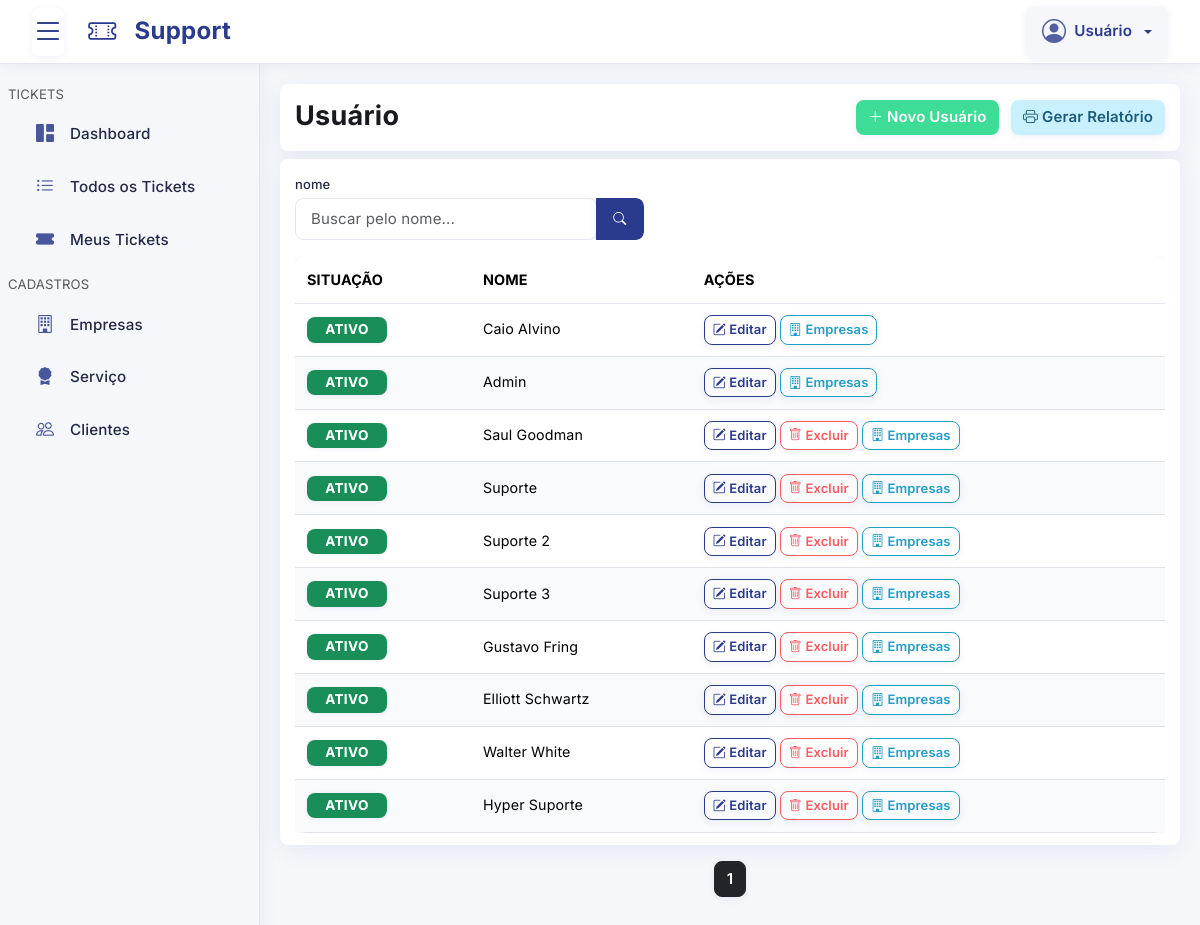
Page /pages/usuario/index.php on the earlier database version.
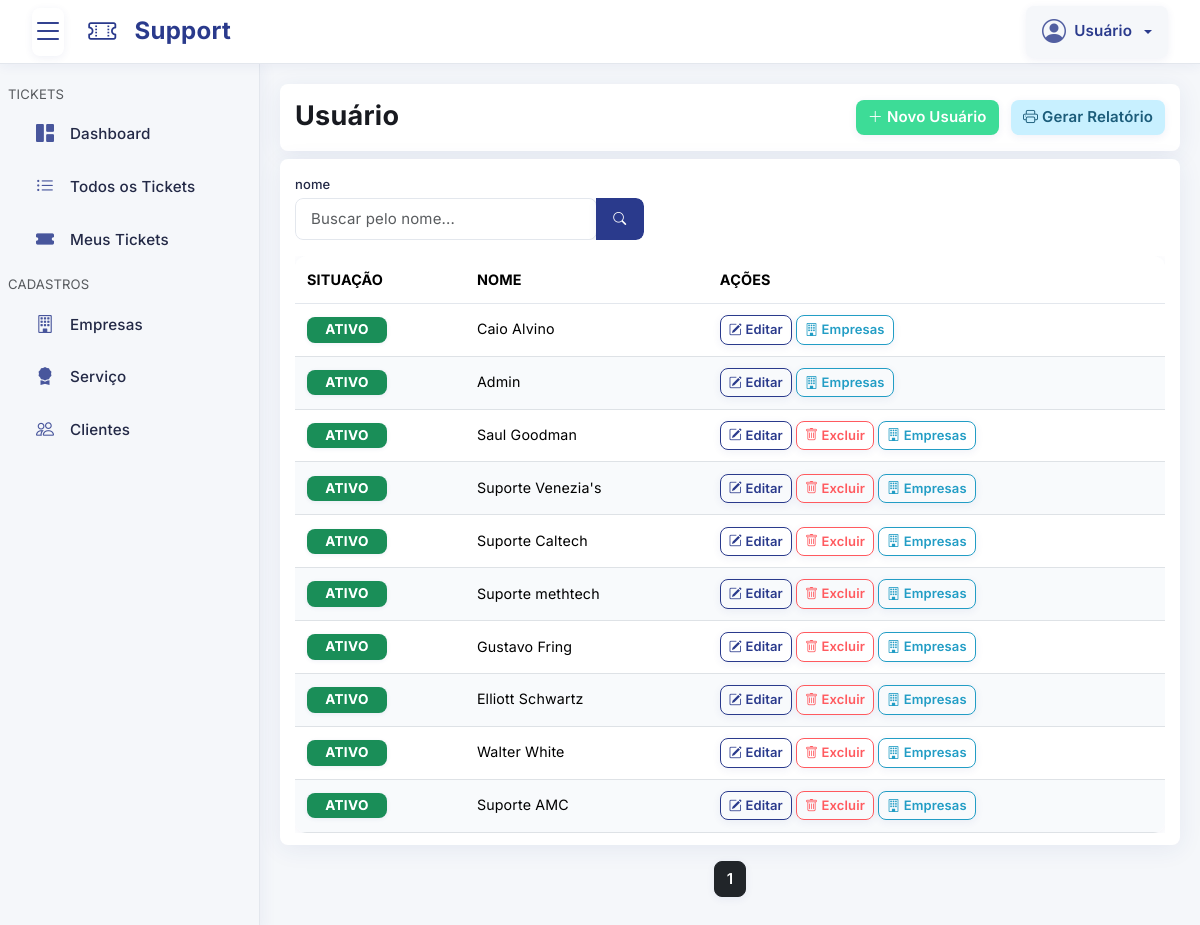
Same page on the later database version.
### tables this page shows
CREATE TABLE `usuario` (
  `id` int NOT NULL,
  `grupo_id` int NOT NULL,
  `nome` varchar(255) NOT NULL,
  `email` varchar(255) NOT NULL,
  `senha` varchar(255) NOT NULL,
  `token` varchar(255) DEFAULT NULL COMMENT 'TOKEN PARA VALIDAÇÕES',
  `situacao` tinyint(1) NOT NULL DEFAULT '1' COMMENT '0 = INATIVO ou 1 = ATIVO',
  `cadastrado` timestamp NULL DEFAULT CURRENT_TIMESTAMP,
  `alterado` timestamp NULL DEFAULT CURRENT_TIMESTAMP ON UPDATE CURRENT_TIMESTAMP
);

### config/Database.php (called while the page is built, shortened)
<?php
class Database
{
    private $host = "tcc-db-phpmyadmin.a5b4kx.easypanel.host";
    private $dbName = "support-ticket-manager";
    private $username = "alvino";
    private $password = "WQDThX9tbD";
    private $charset = "utf8mb4";
    private $pdo;
    private function connect()
    {
        $dsn = "mysql:host={$this->host};port=3306;dbname={$this->dbName};charset={$this->charset}";
        try {
            $this->pdo = new PDO(
                $dsn,
                $this->username,
                $this->password,
                array(PDO::MYSQL_ATTR_INIT_COMMAND => "SET NAMES utf8")
            );
            $this->pdo->setAttribute(PDO::ATTR_ERRMODE, PDO::ERRMODE_EXCEPTION);
            $this->pdo->setAttribute(PDO::ATTR_DEFAULT_FETCH_MODE, PDO::FETCH_ASSOC);
        } catch (PDOException $e) {
            $this->error = $e->getMessage();
            die("Erro ao conectar ao banco de dados: {$this->error}");
        }
    }
    public function getConnection()
    {
        try {
            return $this->pdo;
        } catch (PDOException $e) {
            $this->error = $e->getMessage();
            die("Erro ao conectar ao banco de dados: {$this->error}");
        }
    }
}

### config/Usuario.php (called while the page is built, shortened)
<?php
class Usuario
{
    private $db;
    public function __construct($db)
    {
        $this->db = $db;
    }
    public function index(array $parametros = array())
    {
        try {
            $nome = $parametros["nome"] ?? null;
            $situacao = $parametros["situacao"] ?? null;
            $pagina     = isset($parametros["pagina"]) ? (int)$parametros["pagina"] : 1;
            $limite     = isset($parametros["limite"]) ? (int)$parametros["limite"] : 10;
            $where = array();
            $params = array();
            $query = "SELECT * FROM `usuario`";
            $queryCount = "SELECT COUNT(*) as total FROM `usuario`";
            $query .= " ORDER BY `id` ASC";
            if ($limite !== null && $limite > 0) {
                $offset = ($pagina - 1) * $limite;
                $query .= " LIMIT $limite OFFSET $offset";
            }
            $stmt = $this->db->prepare($query);
            $stmtCount = $this->db->prepare($queryCount);
            $stmt->execute();
            $stmtCount->execute();
            $resultados = $stmt->fetchAll(PDO::FETCH_OBJ);
            $total = (int)$stmtCount->fetchColumn();
            $paginacao = array(
                "pagina" => $pagina,
                "limite" => $limite,
                "total" => $total,
                "total_paginas" => max(1, (int)ceil($total / $limite))
            );
            return array(
                "resultados" => $resultados,
                "paginacao" => $paginacao
            );
        } catch (\Throwable $th) {
            return array(
                "erro" => $th->getMessage() . " -> " . $th->getLine(),
                "resultados" => [],
                "paginacao" => array(
                    "pagina" => 1,
                    "limite" => 100,
                    "total" => 0,
                    "total_paginas" => 1
                )
            );
        }
    }
}

### pages/usuario/index.php (the view, shortened to what the changed rows need)
<?php include("../template/topo.php"); ?>
<?php
$nome = isset($_GET['nome']) ? $_GET['nome'] : NULL;
$pagina = isset($_GET["pagina"]) ? $_GET["pagina"] : 1;
$relatorio = isset($_GET['relatorio']) ? $_GET['relatorio'] : 0;
$limiteConsulta = ($relatorio == 1) ? null : 15;
$indexRegistros = $classUsuario->index([
    "nome" => $nome,
    "pagina" => $pagina,
    "limite" => $limiteConsulta
]);
$registros = $indexRegistros["resultados"];
?>
<header class="sessao">
    <div class="row">
        <div class="col-xl-6 col-lg-6 col-md-6 col-sm-12 col-12 my-1">
            <h1 class="titulo">Usuário</h1>
        </div>
    </div>
</header>
<div class="sessao">
    <?php if (count($registros) == 0): ?>
        <div class="alert alerta-sem-cadastrar text-center py-4" role="alert">
            <div class="mb-3">
                <i class="bi bi-people fs-1"></i>
            </div>
            <h5 class="fw-bold">Nenhum usuário encontrado</h5>
            <p class="mb-0">Confira se os dados estão corretos ou cadastre um novo usuário.</p>
        </div>
    <?php else: ?>
        <div class="table-responsive">
            <table class="table table-hover">
                <thead>
                    <tr>
                        <th>Situação</th>
                        <th>Nome</th>
                        <th class="nao-mostrar-impressao">Ações</th>
                    </tr>
                </thead>
                <tbody>
                    <?php foreach ($registros as $registro): ?>
                        <?php if (is_object($registro)): ?>
                            <tr class="<?php echo isset($focu_empresa_id) && $registro->id == $focu_empresa_id ? 'table-active' : ''; ?>">
                                <td>
                                    <?php if (isset($registro->situacao) && $registro->situacao == 1): ?>
                                        <span class="badge text-bg-success">Ativo</span>
                                    <?php else: ?>
                                        <span class="badge text-bg-danger">Inativo</span>
                                    <?php endif; ?>
                                </td>
                                <td><?php echo isset($registro->nome) ? $registro->nome : "--"; ?></td>
                                <td class="nao-mostrar-impressao">
                                    <a href="edicao.php?id=<?php echo $registro->id; ?>" class="btn btn-sm btn-editar">
                                        <i class="bi-pencil-square"></i> Editar
                                    </a>
                                    <?php if ($registro->id != 1 && $registro->id != 2): ?>
                                        <button
                                            data-bs-toggle="modal"
                                            data-bs-target="#excluir-<?php echo $registro->id; ?>"
                                            type="button"
                                            class="btn btn-sm btn-excluir">
                                            <i class="bi bi-trash"></i> Excluir
                                        </button>
                                    <?php endif; ?>
                                    <a href="empresa.php?id=<?php echo $registro->id; ?>" class="btn btn-sm btn-empresa">
                                        <i class="bi-building"></i> Empresas
                                    </a>
                                </td>
                            </tr>
                        <?php endif; ?>
                    <?php endforeach; ?>
                </tbody>
            </table>
        </div>
    <?php endif; ?>
</div>
<?php include("../template/rodape.php"); ?>

Differences in the rows shown:
changed usuario: nome "Suporte" → "Suporte Venezia's"
changed usuario: nome "Suporte 2" → "Suporte Caltech"
changed usuario: nome "Suporte 3" → "Suporte methtech"
changed usuario: nome "Hyper Suporte" → "Suporte AMC"
